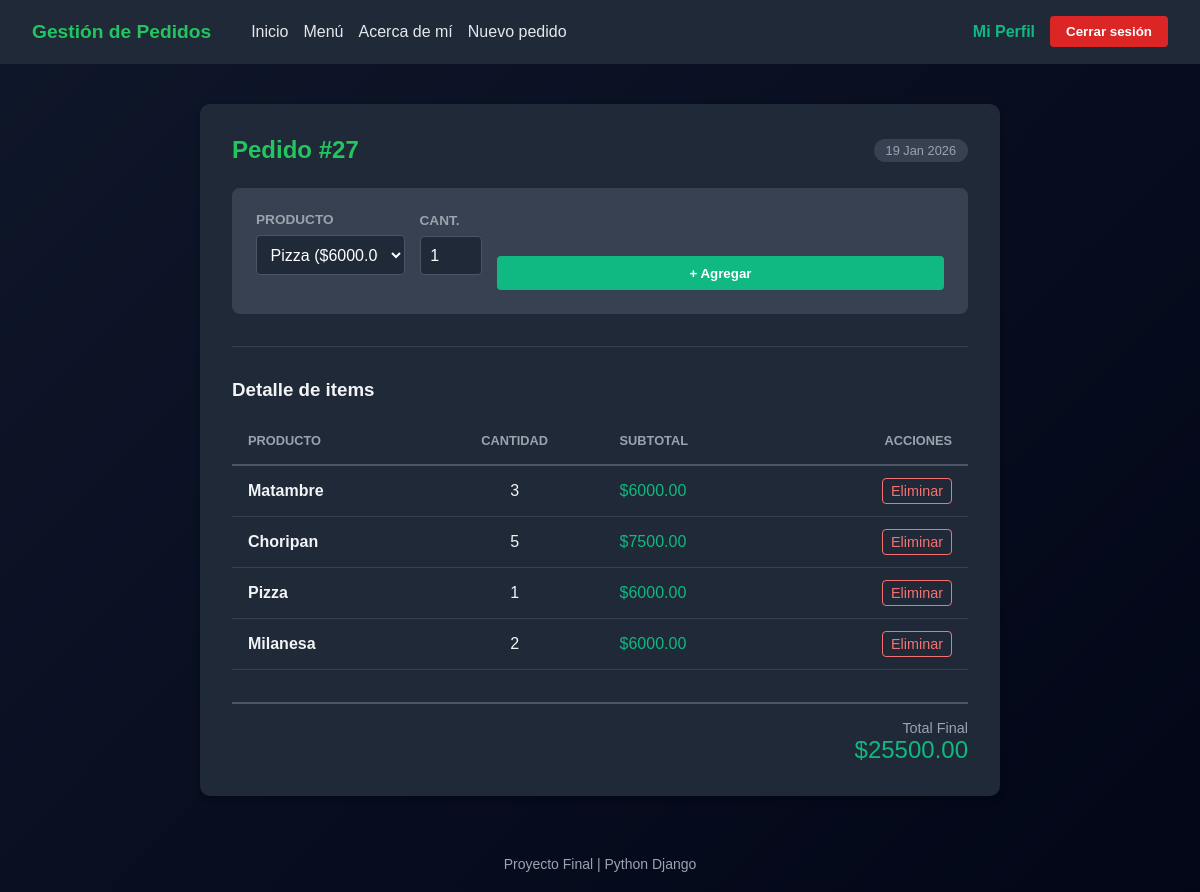
The page /pedido/27/ (signed in) on the database its author committed.
### core/models.py (models this page shows, shortened)
class Pedido(models.Model):
    cliente = models.ForeignKey(User, on_delete=models.CASCADE)
    creado = models.DateTimeField(auto_now_add=True)
    estado = models.CharField(max_length=20, default='Pendiente')

class PedidoProducto(models.Model):
    pedido = models.ForeignKey(Pedido, on_delete=models.CASCADE)
    producto = models.ForeignKey(Producto, on_delete=models.CASCADE)
    cantidad = models.PositiveIntegerField(default=1)
    def subtotal(self):
        return self.cantidad * self.producto.precio

class Producto(models.Model):
    nombre = models.CharField(max_length=100)
    precio = models.DecimalField(max_digits=8, decimal_places=2)
    descripcion = RichTextField(null=True, blank=True)
    imagen = models.ImageField(upload_to='productos/', null=True, blank=True)
    fecha_creacion = models.DateTimeField(default=timezone.now)

### core/views.py (the view, shortened to what this page needs)
# urls.py: path('pedido/<int:pedido_id>/', views.detalle_pedido, name='detalle_pedido'),
@login_required
def detalle_pedido(request, pedido_id):
    pedido = get_object_or_404(Pedido, id=pedido_id, cliente=request.user)
    items = PedidoProducto.objects.filter(pedido=pedido)
    productos = Producto.objects.all()
    total = sum(item.subtotal() for item in items)
    return render(request, 'core/detalle_pedido.html', {
        'pedido': pedido,
        'items': items,
        'productos': productos,
        'total': total
    })

### core/templates/core/detalle_pedido.html (shortened to what this page needs)
{% extends 'core/base.html' %}
{% block content %}
<div class="order-card">
    <div style="display: flex; justify-content: space-between; align-items: center; margin-bottom: 1.5rem;">
        <h2 style="margin:0;">Pedido #{{ pedido.id }}</h2>
        <span style="background: #374151; padding: 4px 12px; border-radius: 20px; font-size: 0.8rem; color: #9ca3af;">
            {{ pedido.creado|date:"d M Y" }}
        </span>
    </div>
    <form method="post" class="form-row">
        <div class="form-group" style="flex-grow: 1;">
            <label class="form-label">Producto</label>
            <select name="producto" class="form-control" required>
                {% for producto in productos %}
                    <option value="{{ producto.id }}">
                        {{ producto.nombre }} (${{ producto.precio }})
                    </option>
                {% endfor %}
            </select>
        </div>
        <div class="form-group" style="width: 100px;">
            <label class="form-label">Cant.</label>
            <input type="number" name="cantidad" min="1" value="1" class="form-control" required>
        </div>
        <button type="submit" class="btn-add">
            + Agregar
        </button>
    </form>
    <hr style="border: 0; border-top: 1px solid #374151; margin: 2rem 0;">
    {% if items %}
        <h3>Detalle de items</h3>
        <table>
            <thead>
                <tr>
                    <th>Producto</th>
                    <th style="text-align: center;">Cantidad</th>
                    <th>Subtotal</th>
                    <th style="text-align: right;">Acciones</th>
                </tr>
            </thead>
            <tbody>
                {% for item in items %}
                <tr>
                    <td style="font-weight: bold;">{{ item.producto.nombre }}</td>
                    <td style="text-align: center;">{{ item.cantidad }}</td>
                    <td style="color: #10b981;">${{ item.subtotal }}</td>
                    <td style="text-align: right;">
                        <a href="{% url 'eliminar_item' item.id %}" class="delete-btn">Eliminar</a>
                    </td>
                </tr>
                {% endfor %}
            </tbody>
        </table>
        <div class="total-section">
            <small style="font-size: 0.9rem; color: #9ca3af; display:block;">Total Final</small>
            ${{ total }}
        </div>
    {% else %}
        <div style="text-align: center; padding: 2rem; color: #9ca3af;">
            <p>El carrito está vacío. ¡Agrega tu primer producto arriba!</p>
        </div>
    {% endif %}
</div>
{% endblock %}

### core/static/core/css/style.css (style rules this page uses)
* { margin: 0; padding: 0; box-sizing: border-box; font-family: Arial, Helvetica, sans-serif; }
body { background: linear-gradient(135deg, #0f172a, #020617); color: #e5e7eb; min-height: 100vh; }
h1, h2 { margin-bottom: 20px; color: #22c55e; }
form div { margin-bottom: 15px; }
input, select, button { width: 100%; padding: 8px; border-radius: 5px; border: none; }
button { background-color: #22c55e; color: #020617; font-weight: bold; cursor: pointer; }

### core/templates/core/detalle_pedido.html (style rules this page uses)
.order-card { background-color: #1f2937; border-radius: 10px; box-shadow: 0 4px 6px rgba(0, 0, 0, 0.3); padding: 2rem; max-width: 800px; margin: 2rem auto; color: #f3f4f6; }
.form-row { display: flex; gap: 15px; margin-bottom: 2rem; align-items: flex-end; background-color: #374151; padding: 1.5rem; border-radius: 8px; }
.form-group { display: flex; flex-direction: column; }
.form-label { margin-bottom: 0.5rem; font-size: 0.85rem; color: #9ca3af; font-weight: bold; text-transform: uppercase; }
.form-control { padding: 0.6rem; border-radius: 4px; border: 1px solid #4b5563; background-color: #1f2937; color: white; font-size: 1rem; }
.btn-add { background-color: #10b981; color: white; padding: 0.6rem 1.5rem; border-radius: 4px; border: none; cursor: pointer; font-weight: bold; transition: background-color 0.2s; height: fit-content; }
table { width: 100%; border-collapse: collapse; margin-top: 1rem; }
th { text-align: left; padding: 1rem; border-bottom: 2px solid #4b5563; color: #9ca3af; text-transform: uppercase; font-size: 0.8rem; }
td { padding: 1rem; border-bottom: 1px solid #374151; vertical-align: middle; }
.delete-btn { color: #f87171; text-decoration: none; font-size: 0.9rem; border: 1px solid #f87171; padding: 4px 8px; border-radius: 4px; transition: all 0.2s; }
.total-section { margin-top: 2rem; text-align: right; font-size: 1.5rem; border-top: 2px solid #4b5563; padding-top: 1rem; color: #10b981; }

### rows shown on the page
Pedido: id "27", creado "19 Jan 2026"
PedidoProducto: producto.nombre "Matambre", cantidad "3", subtotal "6000.00"
PedidoProducto: producto.nombre "Choripan", cantidad "5", subtotal "7500.00"
PedidoProducto: producto.nombre "Pizza", cantidad "1", subtotal "6000.00"
PedidoProducto: producto.nombre "Milanesa", cantidad "2", subtotal "6000.00"

### other values the page prints
{{ total }} "25500.00"
form field producto "Pizza ($6000.00)"
